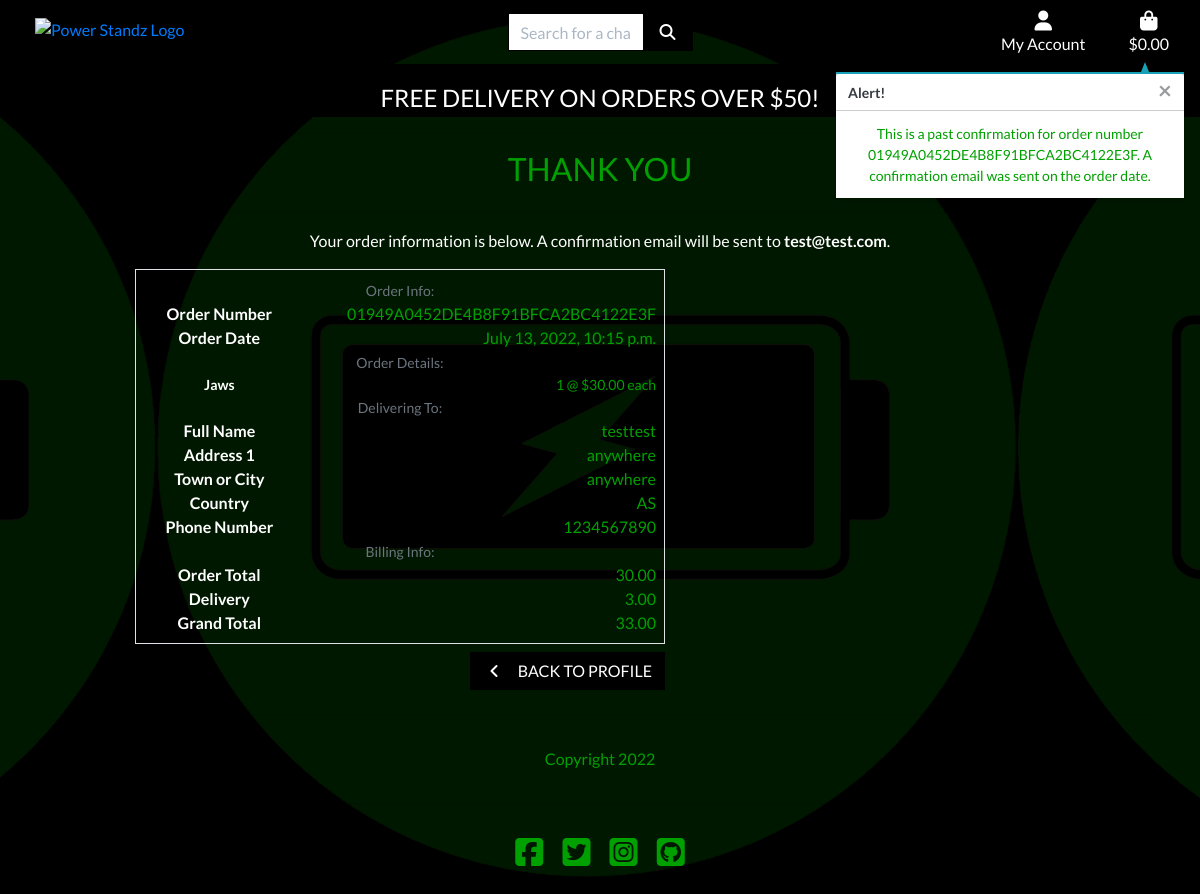
/profile/order_history/01949A0452DE4B8F91BFCA2BC4122E3F, run on the app's committed database.
### checkout/models.py (models this page shows, shortened)
class Order(models.Model):
    order_number = models.CharField(max_length=32, null=False, editable=False)
    user_profile = models.ForeignKey(UserProfile, on_delete=models.SET_NULL,
                                     null=True, blank=True, related_name='orders')
    full_name = models.CharField(max_length=50, null=False, blank=False)
    email = models.EmailField(max_length=254, null=False, blank=False)
    phone_number = models.CharField(max_length=20, null=False, blank=False)
    country = CountryField(blank_label='Country *', null=False, blank=False)
    postcode = models.CharField(max_length=20, null=True, blank=True)
    town_or_city = models.CharField(max_length=40, null=False, blank=False)
    street_address1 = models.CharField(max_length=80, null=False, blank=False)
    street_address2 = models.CharField(max_length=80, null=True, blank=True)
    county = models.CharField(max_length=80, null=True, blank=True)
    date = models.DateTimeField(auto_now_add=True)
    delivery_cost = models.DecimalField(max_digits=6, decimal_places=2, null=False, default=0)
    order_total = models.DecimalField(max_digits=10, decimal_places=2, null=False, default=0)
    grand_total = models.DecimalField(max_digits=10, decimal_places=2, null=False, default=0)
    original_bag = models.TextField(null=False, blank=False, default='')
    stripe_pid = models.CharField(max_length=254, null=False, blank=False, default='')

class OrderLineItem(models.Model):
    order = models.ForeignKey(Order, null=False, blank=False, on_delete=models.CASCADE, related_name='lineitems')
    product = models.ForeignKey(Product, null=False, blank=False, on_delete=models.CASCADE)
    product_size = models.CharField(max_length=2, null=True, blank=True) # XS, S, M, L, XL
    quantity = models.IntegerField(null=False, blank=False, default=0)
    lineitem_total = models.DecimalField(max_digits=6, decimal_places=2, null=False, blank=False, editable=False)

### products/models.py (models this page shows, shortened)
class Product(models.Model):
    category = models.ForeignKey('Category', null=True, blank=True, on_delete=models.SET_NULL)
    sku = models.CharField(max_length=254, null=True, blank=True)
    name = models.CharField(max_length=254)
    description = models.TextField()
    price = models.DecimalField(max_digits=6, decimal_places=2)
    rating = models.DecimalField(max_digits=6, decimal_places=2, null=True, blank=True)
    image_url = models.URLField(max_length=1024, null=True, blank=True)
    image = models.ImageField(null=True, blank=True)

### profiles/views.py (the view)
# urls.py: path('order_history/<order_number>', views.order_history, name='order_history'),
def order_history(request, order_number):
    order = get_object_or_404(Order, order_number=order_number)
    messages.info(request, (
        f'This is a past confirmation for order number {order_number}. '
        'A confirmation email was sent on the order date.'
    ))
    template = 'checkout/checkout_success.html'
    context = {
        'order': order,
        'from_profile': True,
    }
    return render(request, template, context)

### bag/contexts.py (called while the page is built, shortened)
def bag_contents(request):
    bag_items = []
    total = 0
    product_count = 0
    bag = request.session.get('bag', {})
    if total < settings.FREE_DELIVERY_THRESHOLD:
        delivery = total * Decimal(settings.STANDARD_DELIVERY_PERCENTAGE / 100)
        free_delivery_delta = settings.FREE_DELIVERY_THRESHOLD - total
    else:
        delivery = 0
        free_delivery_delta = 0
    grand_total = delivery + total
    context = {
        'bag_items': bag_items,
        'total': total,
        'product_count': product_count,
        'delivery': delivery,
        'free_delivery_delta': free_delivery_delta,
        'free_delivery_threshold': settings.FREE_DELIVERY_THRESHOLD,
        'grand_total': grand_total,
    }
    return context

### checkout/templates/checkout/checkout_success.html (shortened to what this page needs)
{% extends "base.html" %}
{% load static %}
{% block extra_css %}
    <link rel="stylesheet" href="{% static 'checkout/css/checkout.css' %}">
{% endblock %}
{% block content %}
    <div class="container">
        <div class="row">
            <div class="col">
                <hr>
                <h2 class="logo-font mb-4">Thank You</h2>
                <hr>
                <p class="text-black">Your order information is below. A confirmation email will be sent to <strong>{{ order.email }}</strong>.</p>
            </div>
        </div>
        <div class="row">
            <div class="col-12 col-lg-7">
                <div class="order-confirmation-wrapper p-2 border">
                    <div class="row">
                        <div class="col">
                            <small class="text-muted">Order Info:</small>
                        </div>
                    </div>
                    <div class="row">
                        <div class="col-12 col-md-4">
                            <p class="mb-0 text-black font-weight-bold">Order Number</p>
                        </div>
                        <div class="col-12 col-md-8 text-md-right">
                            <p class="mb-0">{{ order.order_number }}</p>
                        </div>
                    </div>
                    <div class="row">
                        <div class="col-12 col-md-4">
                            <p class="mb-0 text-black font-weight-bold">Order Date</p>
                        </div>
                        <div class="col-12 col-md-8 text-md-right">
                            <p class="mb-0">{{ order.date }}</p>
                        </div>
                    </div>
                    <div class="row">
                        <div class="col">
                            <small class="text-muted">Order Details:</small>
                        </div>
                    </div>
                    {% for item in order.lineitems.all %}
                    <div class="row">
                        <div class="col-12 col-md-4">
                            <p class="small mb-0 text-black font-weight-bold">
                                {{ item.product.name }}{% if item.product_size %} - Size {{ item.product.size|upper }}{% endif %}
                            </p>
                        </div>
                        <div class="col-12 col-md-8 text-md-right">
                            <p class="small mb-0">{{ item.quantity }} @ ${{ item.product.price }} each</p>
                        </div>
                    </div>
                    {% endfor %}
                    <div class="row">
                        <div class="col">
                            <small class="text-muted">Delivering To:</small>
                        </div>
                    </div>
                    <div class="row">
                        <div class="col-12 col-md-4">
                            <p class="mb-0 text-black font-weight-bold">Full Name</p>
                        </div>
                        <div class="col-12 col-md-8 text-md-right">
                            <p class="mb-0">{{ order.full_name }}</p>
                        </div>
                    </div>
                    <div class="row">
                        <div class="col-12 col-md-4">
                            <p class="mb-0 text-black font-weight-bold">Address 1</p>
                        </div>
                        <div class="col-12 col-md-8 text-md-right">
                            <p class="mb-0">{{ order.street_address1 }}</p>
                        </div>
                    </div>
                    <div class="row">
                        <div class="col-12 col-md-4">
                            <p class="mb-0 text-black font-weight-bold">Town or City</p>
                        </div>
                        <div class="col-12 col-md-8 text-md-right">
                            <p class="mb-0">{{ order.town_or_city }}</p>
                        </div>
                    </div>
                    <div class="row">
                        <div class="col-12 col-md-4">
                            <p class="mb-0 text-black font-weight-bold">Country</p>
                        </div>
                        <div class="col-12 col-md-8 text-md-right">
                            <p class="mb-0">{{ order.country }}</p>
                        </div>
                    </div>
                    <div class="row">
                        <div class="col-12 col-md-4">
                            <p class="mb-0 text-black font-weight-bold">Phone Number</p>
                        </div>
                        <div class="col-12 col-md-8 text-md-right">
                            <p class="mb-0">{{ order.phone_number }}</p>
                        </div>
                    </div>
                    <div class="row">
                        <div class="col">
                            <small class="text-muted">Billing Info:</small>
                        </div>
                    </div>
                    <div class="row">
                        <div class="col-12 col-md-4">
                            <p class="mb-0 text-black font-weight-bold">Order Total</p>
                        </div>
                        <div class="col-12 col-md-8 text-md-right">
                            <p class="mb-0">{{ order.order_total }}</p>
                        </div>
                    </div>
                    <div class="row">
                        <div class="col-12 col-md-4">
                            <p class="mb-0 text-black font-weight-bold">Delivery</p>
                        </div>
                        <div class="col-12 col-md-8 text-md-right">
                            <p class="mb-0">{{ order.delivery_cost }}</p>
                        </div>
                    </div>
                    <div class="row">
                        <div class="col-12 col-md-4">
                            <p class="mb-0 text-black font-weight-bold">Grand Total</p>
                        </div>
                        <div class="col-12 col-md-8 text-md-right">
                            <p class="mb-0">{{ order.grand_total }}</p>
                        </div>
                    </div>
                </div>
            </div>
        </div>
        <div class="row">
			<div class="col-12 col-lg-7 text-right">
                {% if from_profile %}
                    <a href="{% url 'profile' %}" class="btn btn-black rounded-0 my-2">
                        <span class="icon mr-2">
                            <i class="fas fa-angle-left"></i>
                        </span>
                        <span class="text-uppercase">Back to Profile</span>
                    </a>
                {% endif %}
			</div>
		</div>
    </div>
{% endblock %}

### static/css/base.css (style rules this page uses)
html { height: 100%; }
body { background: url('/media/homepage_background.png') no-repeat center center fixed; background-size: cover; height: calc(100vh - 164px); color: rgb(0, 160, 0); font-family: 'Lato'; text-align: center; }
.icon { align-items: center; display: inline-flex; justify-content: center; height: 1.5rem; width: 1.5rem; }
.logo-font { text-transform: uppercase; }
.btn-black { background: black; color: white; }
.text-black { color: rgb(255, 255, 255) !important; }
@media (min-width: 1200px) { .container { max-width: 80%; } }

### data on the page
Order: email "test@test.com", order_number "01949A0452DE4B8F91BFCA2BC4122E3F", date "July 13, 2022, 10:15 p.m.", full_name "testtest", street_address1 "anywhere", town_or_city "anywhere", country "AS", phone_number "1234567890", order_total "30.00", delivery_cost "3.00", grand_total "33.00"
OrderLineItem: product.name "Jaws", quantity "1", product.price "30.00"

### other printed values
{{ free_delivery_threshold }} "50"
{{ message }} "This is a past confirmation for order number 01949A0452DE4B8F91BFCA2BC4122E3F. A confirmation email was sent on the order date."
